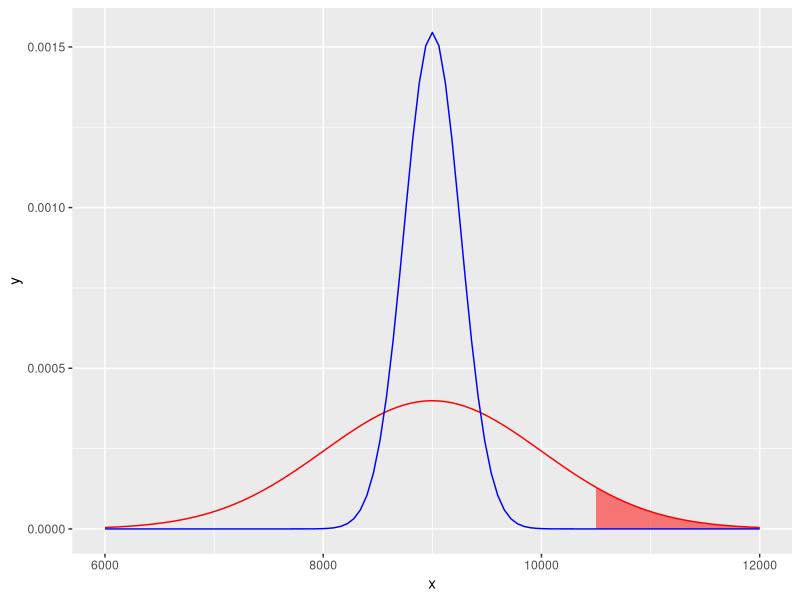

Source code (R):
## ---- chunk 1
knitr::opts_chunk$set(echo = TRUE)
library(tidyverse)
## ---- chunk 2
library(tidyverse)

ggplot(data=data.frame(x=c(6000, 12000)), aes(x)) + stat_function(fun=dnorm, args=list(mean=9000, sd=1000), color='red') + 
  stat_function(fun=dnorm, args=list(mean=9000, sd=1000), xlim=c(10500, 12000), geom='area', alpha=0.5, fill='red') +
  stat_function(fun=dnorm, args=list(mean=9000, sd=258.2), color='blue') + 
  stat_function(fun=dnorm, args=list(mean=9000, sd=258.2), xlim=c(10500, 12000), geom='area', alpha=0.5, fill='blue')
